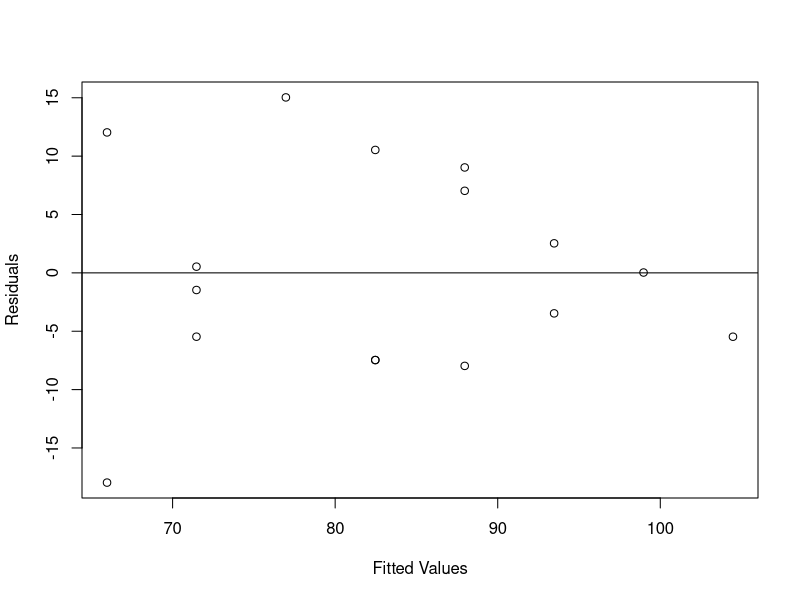

Reproduce this figure in R.
df <- data.frame(hours=c(1, 1, 2, 2, 2, 3, 4, 4, 4, 5, 5, 5, 6, 6, 7, 8),
                 score=c(48, 78, 72, 70, 66, 92, 93, 75, 75, 80, 95, 97, 90, 96, 99, 99))
#fit simple linear regression model
model <- lm(score ~ hours, data = df)
#view summary of model
summary(model)
#Call:
  lm(formula = score ~ hours, data = df)
  
  plot(fitted(model), resid(model), xlab='Fitted Values', ylab='Residuals')
  #add a horizontal line at 0 
  abline(0,0)
  
  #install.packages("lmtest")
  #load lmtest package
  library(lmtest)
  #perform Breusch-Pagan test
  bptest(model)
  
  #define weights to use
  wt <- 1 / lm(abs(model$residuals) ~ model$fitted.values)$fitted.values^2
  #perform weighted least squares regression
  wls_model <- lm(score ~ hours, data = df, weights=wt)
  #view summary of model
  summary(wls_model)
  #Call:
    lm(formula = score ~ hours, data = df, weights = wt)
    
   
    #Example 1: Manually Creating an Indicator Variable
     # Sample data
    gender <- c("Male", "Female", "Male", "Female", "Male")
    score <- c(80, 75, 90, 70, 85)
    # Create indicator variable manually
    gender_male <- ifelse(gender == "Male", 1, 0)
    # Build model using indicator variable
    model <- lm(score ~ gender_male)
    summary(model)
    
    #Example 2: Let R Handle the Factor Automatically
    # Convert to factor
    gender_factor <- factor(gender)
    # R will automatically create dummy variables (reference coding)
    model2 <- lm(score ~ gender_factor)
    summary(model2)
   
      # Set "Female" as reference
      gender_factor <- relevel(gender_factor, ref = "Female")
    model3 <- lm(score ~ gender_factor)
    summary(model3)
    
    
    #Example 3: Multiple Categories (e.g., Education Levels)
    education <- c("High School", "Bachelor", "Master", "Bachelor", "High School")
    education_factor <- factor(education)
    # R will automatically create dummy variables for Bachelor and Master (reference: High  School)
model4 <- lm(score ~ education_factor)
summary(model4)

model.matrix(~ gender_factor)
model.matrix(~ education_factor)